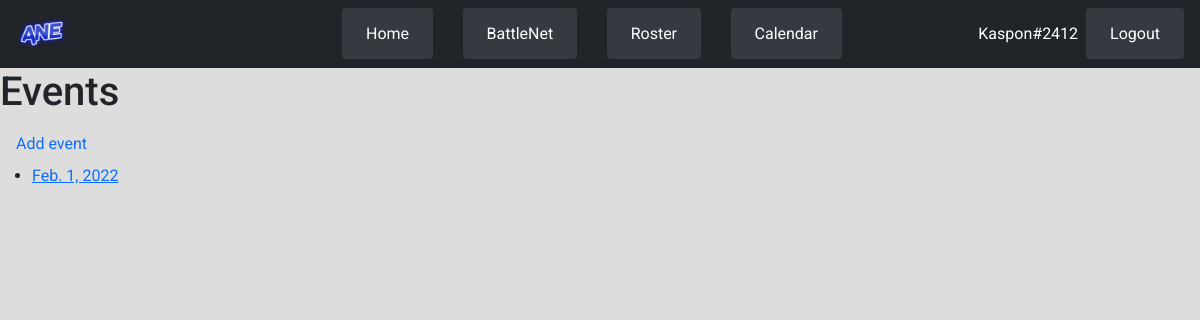
Before: /events/ (signed in) with the older database file.
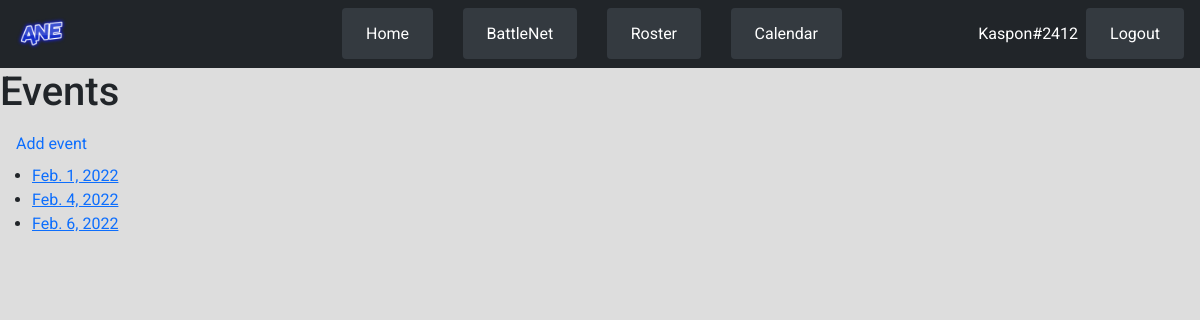
After: the same page with the newer database file.
### players/models.py (models this page shows, shortened)
class RaidEvent(models.Model):
    name = models.CharField(max_length=30, default='Raid')
    date = models.DateField(unique=True)
    roster = models.ManyToManyField(Roster, blank=True, default=True)

### pages/views.py (the view)
# urls.py: path('events/', events_view, name='events'),
def events_view(request):
    template_name = 'events.html'
    event_list = RaidEvent.objects.all()
    context = {
        'event_list': event_list,
    }
    return render(request, template_name, context)

### templates/events.html (shortened to what this page needs)
<!DOCTYPE html>
<html lang="en">
{% extends "base.html" %}
{% block content %}
    <h1>Events</h1>
    <ul class="nav nav-pills">
        <li class="nav-item">
            <a class="nav-link" href="{% url 'add-event' %}">Add event</a>
        </li>
    </ul>
    <ul>
        {% for event in event_list %}
            <li><a href="{% url 'events-details' event.id %}">{{ event.date }}</a>
            </li>
    {% endfor %}
    </ul>
{% endblock %}

### templates/base.html (shortened to what this page needs)
<!doctype html>
<html lang="en">
<head>
    <link href="https://cdn.jsdelivr.net/npm/bootstrap@5.1.3/dist/css/bootstrap.min.css" rel="stylesheet"
>
    {% load static %}
    <link rel="stylesheet" href="{% static '/styles.css' %}">
</head>
<body>
{% load account %}
{% include 'extentions/navbar.html' %}
{% block content %}
{% endblock %}
</body>
</html>

### templates/extentions/navbar.html (shortened to what this page needs)
{% load account %}
{% load static %}
<div class="navbar navbar-expand navbar-dark bg-dark">
    <div class="navbar-content-container">
        <div class="navbar-ane">
            <div class="navbar-logo">
                <img src="{% static 'images/ANELogo.png' %}" alt="Logo">
            </div>
        </div>
        <div class="navbar-links">
            <ul class="navbar-nav mr-auto">
                <li class="nav-item">
                    <a class=" navbar-btn" href="/">Home</a>
                </li>
                <li class="nav-item">
                    <a class=" navbar-btn" href="/accounts/battlenet/login/?process=login">BattleNet</a>
                </li>
                <li class="nav-item">
                    <a class=" navbar-btn" href="/roster">Roster</a>
                </li>
                <li class="nav-item">
                    <a class=" navbar-btn" href="/calendar">Calendar</a>
                </li>
            </ul>
        </div>
            <div class="navbar-user">
                <div class="navbar-user-menu">
                    {% if request.user.is_authenticated %}
                        <span>{{ social_user }}  Kaspon#2412</span>
                    {% endif %}
                    <ul class="navbar-nav mr-auto">
                        <li class="nav-item">
                    {% if request.user.is_authenticated %}
                        <a class="navbar-btn navbar-user-menu-btn" href="/accounts/battlenet/login/">Logout</a>
                    {% else %}
                        <a class="navbar-btn navbar-user-menu-btn" href="/accounts/battlenet/login/">Login</a>
                    {% endif %}
                </li>
            </ul>
                </div>
            </div>
        </div>
    </div>

### static/styles.css (style rules this page uses)
:root { --main-bg-color: #dddddd; --bg-hover-color: #343A40; --bg-active-color: #6E7276; --bg-disabled-color: #22262a; --main-text-color: #212529; --text-disabled-color: #aaa; --white-color: #fff; }
* { font-family: 'Roboto', sans-serif; box-sizing: border-box; margin: 0; padding: 0; }
body { background-color: var(--main-bg-color); color: var(--main-text-color); }
.navbar { display: block; width: 100%; }
.navbar .navbar-content-container { display: flex; justify-content: space-between; align-content: center; align-items: center; }
.navbar .navbar-content-container .navbar-btn { text-decoration: none; background-color: var(--bg-hover-color); color: var(--white-color); padding: 1rem 1.5rem; border-radius: 0.25rem; }
.navbar .navbar-content-container .navbar-ane { width: 10%; color: var(--white-color); }
.navbar .navbar-content-container .navbar-ane .navbar-logo { margin-left: 1em; }
.navbar .navbar-content-container .navbar-ane .navbar-logo img { height: 52px; width: 52px; }
.navbar .navbar-content-container .navbar-links { min-width: 370px; max-width: 500px; width: 80%; }
.navbar .navbar-content-container .navbar-links .navbar-nav { height: 3rem; justify-content: space-between; align-content: center; align-items: center; }
.navbar .navbar-content-container .navbar-links .navbar-nav .nav-item { color: var(--white-color); text-align: center; }
.navbar .navbar-content-container .navbar-user { margin-right: 1em; width: 10%; text-align: right; color: var(--white-color); }
.navbar .navbar-content-container .navbar-user .navbar-user-menu { display: flex; justify-content: flex-end; align-content: center; align-items: center; }
.navbar .navbar-content-container .navbar-user .navbar-user-menu .navbar-user-menu-btn { margin-left: 0.5rem; text-align: center; }

Changed rows visible on the page:
added RaidEvent: date "Feb. 4, 2022"
added RaidEvent: date "Feb. 6, 2022"
